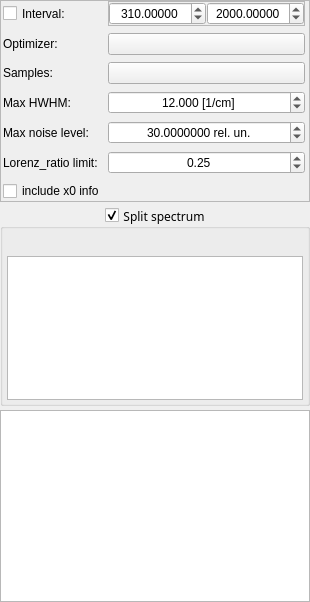
                <widget class="QWidget" name="left_page_2">
                 <property name="sizePolicy">
                  <sizepolicy hsizetype="Expanding" vsizetype="Expanding">
                   <horstretch>0</horstretch>
                   <verstretch>0</verstretch>
                  </sizepolicy>
                 </property>
                 <layout class="QVBoxLayout" name="verticalLayout_19">
                  <property name="spacing">
                   <number>4</number>
                  </property>
                  <property name="leftMargin">
                   <number>0</number>
                  </property>
                  <property name="topMargin">
                   <number>0</number>
                  </property>
                  <property name="rightMargin">
                   <number>0</number>
                  </property>
                  <property name="bottomMargin">
                   <number>0</number>
                  </property>
                  <item>
                   <widget class="QFrame" name="dec_param_frame">
                    <property name="minimumSize">
                     <size>
                      <width>0</width>
                      <height>57</height>
                     </size>
                    </property>
                    <property name="maximumSize">
                     <size>
                      <width>16777215</width>
                      <height>225</height>
                     </size>
                    </property>
                    <property name="frameShape">
                     <enum>QFrame::StyledPanel</enum>
                    </property>
                    <property name="frameShadow">
                     <enum>QFrame::Raised</enum>
                    </property>
                    <layout class="QVBoxLayout" name="verticalLayout_23">
                     <property name="spacing">
                      <number>3</number>
                     </property>
                     <property name="leftMargin">
                      <number>0</number>
                     </property>
                     <property name="topMargin">
                      <number>0</number>
                     </property>
                     <property name="rightMargin">
                      <number>0</number>
                     </property>
                     <property name="bottomMargin">
                      <number>0</number>
                     </property>
                     <item>
                      <layout class="QFormLayout" name="dec_param_form_layout">
                       <property name="fieldGrowthPolicy">
                        <enum>QFormLayout::AllNonFixedFieldsGrow</enum>
                       </property>
                       <property name="rowWrapPolicy">
                        <enum>QFormLayout::DontWrapRows</enum>
                       </property>
                       <property name="labelAlignment">
                        <set>Qt::AlignLeading|Qt::AlignLeft|Qt::AlignVCenter</set>
                       </property>
                       <property name="formAlignment">
                        <set>Qt::AlignLeading|Qt::AlignLeft|Qt::AlignTop</set>
                       </property>
                       <property name="verticalSpacing">
                        <number>7</number>
                       </property>
                       <property name="leftMargin">
                        <number>2</number>
                       </property>
                       <property name="topMargin">
                        <number>0</number>
                       </property>
                       <property name="rightMargin">
                        <number>4</number>
                       </property>
                       <item row="0" column="0">
                        <widget class="CheckBox" name="interval_checkBox">
                         <property name="sizePolicy">
                          <sizepolicy hsizetype="Minimum" vsizetype="Minimum">
                           <horstretch>0</horstretch>
                           <verstretch>0</verstretch>
                          </sizepolicy>
                         </property>
                         <property name="text">
                          <string>Interval:</string>
                         </property>
                         <property name="tristate">
                          <bool>false</bool>
                         </property>
                        </widget>
                       </item>
                       <item row="0" column="1">
                        <widget class="QFrame" name="interval_frame">
                         <property name="frameShape">
                          <enum>QFrame::StyledPanel</enum>
                         </property>
                         <property name="frameShadow">
                          <enum>QFrame::Raised</enum>
                         </property>
                         <layout class="QHBoxLayout" name="horizontalLayout_21">
                          <property name="spacing">
                           <number>1</number>
                          </property>
                          <property name="leftMargin">
                           <number>0</number>
                          </property>
                          <property name="topMargin">
                           <number>0</number>
                          </property>
                          <property name="rightMargin">
                           <number>0</number>
                          </property>
                          <property name="bottomMargin">
                           <number>0</number>
                          </property>
                          <item>
                           <widget class="CompactDoubleSpinBox" name="interval_start_dsb">
                            <property name="alignment">
                             <set>Qt::AlignCenter</set>
                            </property>
                            <property name="suffix">
                             <string/>
                            </property>
                            <property name="decimals">
                             <number>5</number>
                            </property>
                            <property name="maximum">
                             <double>99998.990000000005239</double>
                            </property>
                            <property name="value">
                             <double>310.000000000000000</double>
                            </property>
                           </widget>
                          </item>
                          <item>
                           <widget class="CompactDoubleSpinBox" name="interval_end_dsb">
                            <property name="alignment">
                             <set>Qt::AlignCenter</set>
                            </property>
                            <property name="decimals">
                             <number>5</number>
                            </property>
                            <property name="maximum">
                             <double>99999.990000000005239</double>
                            </property>
                            <property name="value">
                             <double>2000.000000000000000</double>
                            </property>
                           </widget>
                          </item>
                         </layout>
                        </widget>
                       </item>
                       <item row="1" column="0">
                        <widget class="CaptionLabel" name="fit_opt_method_label">
                         <property name="text">
                          <string>Optimizer: </string>
                         </property>
                         <property name="alignment">
                          <set>Qt::AlignCenter</set>
                         </property>
                        </widget>
                       </item>
                       <item row="1" column="1">
                        <widget class="ComboBox" name="fit_opt_method_comboBox"/>
                       </item>
                       <item row="2" column="0">
                        <widget class="CaptionLabel" name="guess_method_label">
                         <property name="text">
                          <string>Samples:</string>
                         </property>
                        </widget>
                       </item>
                       <item row="2" column="1">
                        <widget class="ComboBox" name="guess_method_cb"/>
                       </item>
                       <item row="3" column="1">
                        <widget class="CompactDoubleSpinBox" name="max_dx_dsb">
                         <property name="alignment">
                          <set>Qt::AlignCenter</set>
                         </property>
                         <property name="prefix">
                          <string/>
                         </property>
                         <property name="suffix">
                          <string> [1/cm]</string>
                         </property>
                         <property name="decimals">
                          <number>3</number>
                         </property>
                         <property name="minimum">
                          <double>1.000000000000000</double>
                         </property>
                         <property name="value">
                          <double>12.000000000000000</double>
                         </property>
                        </widget>
                       </item>
                       <item row="3" column="0">
                        <widget class="CaptionLabel" name="max_dx_label">
                         <property name="text">
                          <string>Max HWHM:</string>
                         </property>
                        </widget>
                       </item>
                       <item row="4" column="1">
                        <widget class="CompactDoubleSpinBox" name="max_noise_level_dsb">
                         <property name="alignment">
                          <set>Qt::AlignCenter</set>
                         </property>
                         <property name="suffix">
                          <string> rel. un.</string>
                         </property>
                         <property name="decimals">
                          <number>7</number>
                         </property>
                         <property name="minimum">
                          <double>0.000001000000000</double>
                         </property>
                         <property name="maximum">
                          <double>999999.000000000000000</double>
                         </property>
                         <property name="value">
                          <double>30.000000000000000</double>
                         </property>
                        </widget>
                       </item>
                       <item row="4" column="0">
                        <widget class="CaptionLabel" name="max_noise_level_label">
                         <property name="text">
                          <string>Max noise level:</string>
                         </property>
                        </widget>
                       </item>
                       <item row="5" column="1">
                        <widget class="CompactDoubleSpinBox" name="l_ratio_doubleSpinBox">
                         <property name="alignment">
                          <set>Qt::AlignCenter</set>
                         </property>
                         <property name="maximum">
                          <double>1.000000000000000</double>
                         </property>
                         <property name="value">
                          <double>0.250000000000000</double>
                         </property>
                        </widget>
                       </item>
                       <item row="5" column="0">
                        <widget class="CaptionLabel" name="lorenz_ratio_label">
                         <property name="text">
                          <string>Lorenz_ratio limit:</string>
                         </property>
                        </widget>
                       </item>
                       <item row="6" column="0">
                        <widget class="CheckBox" name="include_x0_checkBox">
                         <property name="text">
                          <string>include x0 info</string>
                         </property>
                        </widget>
                       </item>
                      </layout>
                     </item>
                    </layout>
                   </widget>
                  </item>
                  <item>
                   <widget class="QGroupBox" name="intervals_gb">
                    <property name="sizePolicy">
                     <sizepolicy hsizetype="Preferred" vsizetype="Expanding">
                      <horstretch>0</horstretch>
                      <verstretch>0</verstretch>
                     </sizepolicy>
                    </property>
                    <property name="minimumSize">
                     <size>
                      <width>0</width>
                      <height>50</height>
                     </size>
                    </property>
                    <property name="maximumSize">
                     <size>
                      <width>16777215</width>
                      <height>200</height>
                     </size>
                    </property>
                    <property name="font">
                     <font>
                      <family>Ableton Sans Light</family>
                      <pointsize>9</pointsize>
                     </font>
                    </property>
                    <property name="title">
                     <string>Split spectrum</string>
                    </property>
                    <property name="alignment">
                     <set>Qt::AlignCenter</set>
                    </property>
                    <property name="flat">
                     <bool>true</bool>
                    </property>
                    <property name="checkable">
                     <bool>true</bool>
                    </property>
                    <layout class="QHBoxLayout" name="horizontalLayout_25">
                     <property name="spacing">
                      <number>6</number>
                     </property>
                     <property name="sizeConstraint">
                      <enum>QLayout::SetDefaultConstraint</enum>
                     </property>
                     <property name="leftMargin">
                      <number>4</number>
                     </property>
                     <property name="topMargin">
                      <number>27</number>
                     </property>
                     <property name="rightMargin">
                      <number>4</number>
                     </property>
                     <property name="bottomMargin">
                      <number>3</number>
                     </property>
                     <item>
                      <widget class="TableView" name="fit_borders_TableView">
                       <property name="styleSheet">
                        <string notr="true"/>
                       </property>
                       <property name="sortingEnabled">
                        <bool>true</bool>
                       </property>
                      </widget>
                     </item>
                    </layout>
                   </widget>
                  </item>
                  <item>
                   <widget class="TableView" name="dec_table"/>
                  </item>
                 </layout>
                </widget>
